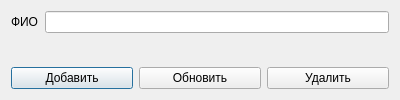
<?xml version="1.0" encoding="UTF-8"?>
<ui version="4.0">
 <class>EditWindow</class>
 <widget class="QDialog" name="EditWindow">
  <property name="geometry">
   <rect>
    <x>0</x>
    <y>0</y>
    <width>400</width>
    <height>100</height>
   </rect>
  </property>
  <property name="windowTitle">
   <string>Dialog</string>
  </property>
  <layout class="QGridLayout" name="gridLayout">
   <item row="0" column="0">
    <layout class="QHBoxLayout" name="horizontalLayout">
     <item>
      <widget class="QLabel" name="label">
       <property name="sizePolicy">
        <sizepolicy hsizetype="Preferred" vsizetype="Preferred">
         <horstretch>0</horstretch>
         <verstretch>0</verstretch>
        </sizepolicy>
       </property>
       <property name="text">
        <string>ФИО</string>
       </property>
      </widget>
     </item>
     <item>
      <widget class="QLineEdit" name="lineEdit"/>
     </item>
    </layout>
   </item>
   <item row="2" column="0">
    <layout class="QHBoxLayout" name="horizontalLayout_2">
     <item>
      <widget class="QPushButton" name="pushButton">
       <property name="text">
        <string>Добавить</string>
       </property>
      </widget>
     </item>
     <item>
      <widget class="QPushButton" name="pushButton_3">
       <property name="sizePolicy">
        <sizepolicy hsizetype="Minimum" vsizetype="Fixed">
         <horstretch>0</horstretch>
         <verstretch>0</verstretch>
        </sizepolicy>
       </property>
       <property name="text">
        <string>Обновить</string>
       </property>
      </widget>
     </item>
     <item>
      <widget class="QPushButton" name="pushButton_2">
       <property name="text">
        <string>Удалить</string>
       </property>
      </widget>
     </item>
    </layout>
   </item>
   <item row="1" column="0">
    <widget class="QLabel" name="label_2">
     <property name="sizePolicy">
      <sizepolicy hsizetype="Expanding" vsizetype="Expanding">
       <horstretch>0</horstretch>
       <verstretch>0</verstretch>
      </sizepolicy>
     </property>
     <property name="text">
      <string/>
     </property>
    </widget>
   </item>
  </layout>
 </widget>
 <resources/>
 <connections/>
</ui>
